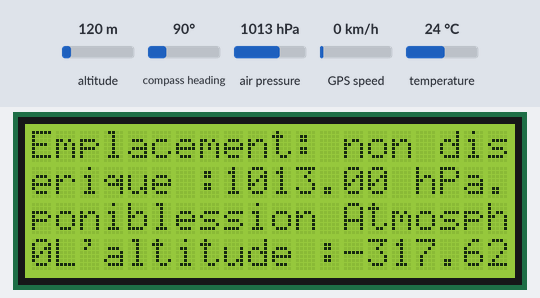
This sketch was run on a simulated Arduino Uno, built with avr-gcc and run on an emulated ATmega328P. Shown: 20×4 character LCD. The test bench sets the inputs (shaded band); at power-on: altitude 120 m, compass heading 90°, air pressure 1013 hPa, GPS speed 0 km/h, temperature 24 °C. The GPS gets a fix after 3 s at 37.7749, -122.4194 with 8 satellites; what the sketch prints to the serial monitor is not drawn.

Above: at 1.2 s.
1.3 s: altitude set to 20 m
At 6.0 s:
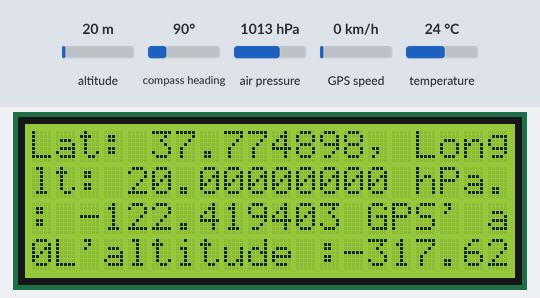
6.8 s: altitude set to 250 m
At 10.9 s:
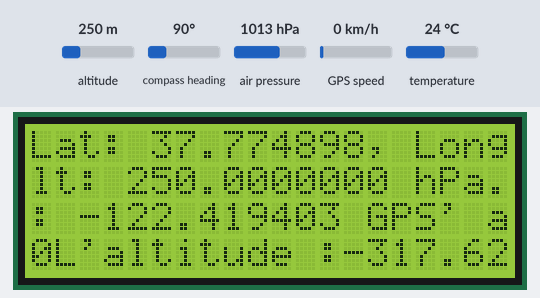
11.9 s: altitude set to 500 m
At 15.8 s:
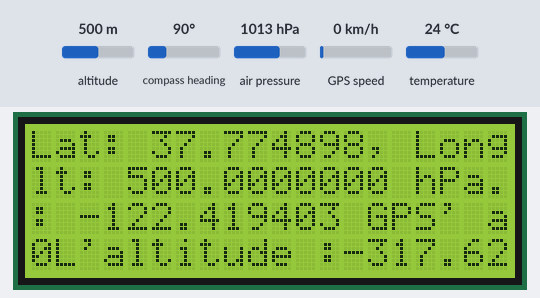
Timing chart, 0 to 17.3 s (numbered marks = the images above; inputs shaded):
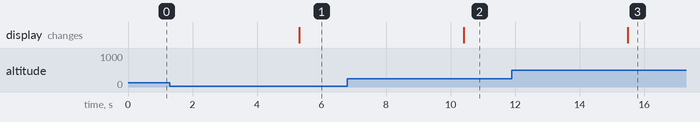

Measured:
- after the input at 1.3 s, the display: changes after 4.0 s (image 1)
- after the input at 6.8 s, the display: changes after 3.6 s (image 2)
- after the input at 11.9 s, the display: changes after 3.6 s (image 3)

The sketch:

LCD_BMP280_Neo6MGPS.ino
```cpp
#include <TinyGPS++.h>
#include <SoftwareSerial.h>
#include <SPI.h>
#include <Wire.h>
#include <LiquidCrystal_I2C.h>

#include <Adafruit_BMP280.h>

Adafruit_BMP280 bmp;
LiquidCrystal_I2C lcd(0x27,20,4);

// ST7789 TFT module connections
#define TFT_CS    10
#define TFT_DC     9
#define TFT_RST    8


// Choose two Arduino pins to use for software serial
int RXPin = 4;
int TXPin = 3;

int GPSBaud = 9600;

// Create a TinyGPS++ object
TinyGPSPlus gps;

// Create a software serial port called "gpsSerial"
SoftwareSerial gpsSerial(RXPin, TXPin);

void setup()
{
  Serial.begin(9600);
  Serial.println("BMP280, GPS Neo-6M and LCD Test");
  Serial.println("with Arduino UNO R3 by Glanz and Freya");

  lcd.init();
  lcd.clear();
  lcd.backlight();

  if (!bmp.begin()) {
    Serial.println(F("Could not find a valid BMP280 sensor, check wiring!"));
    while (1);
  }

  /* Default settings from datasheet. */
  bmp.setSampling(Adafruit_BMP280::MODE_NORMAL,     /* Operating Mode. */
                  Adafruit_BMP280::SAMPLING_X2,     /* Temp. oversampling */
                  Adafruit_BMP280::SAMPLING_X16,    /* Pressure oversampling */
                  Adafruit_BMP280::FILTER_X16,      /* Filtering. */
                  Adafruit_BMP280::STANDBY_MS_500); /* Standby time. */

}

void loop()
{
  Serial.print(F("Temperature = "));
  Serial.print(bmp.readTemperature());
  Serial.println(" °C");

  Serial.print(F("Pressure = "));
  Serial.println(bmp.readPressure()/100);

  Serial.print(F("Approx altitude = "));
  Serial.print(bmp.readAltitude(975.7));
  //The "975.7" is the pressure(hPa) at sea level in day
  //in your region
  Serial.println(" m");
  Serial.println(" ");

  lcd.setCursor(1,1);
  lcd.print("La Temperature :");
  lcd.print(bmp.readTemperature());
  lcd.print(" C");

  lcd.setCursor(1,2);
  lcd.print("La Pression Atmospherique :");
  lcd.print(bmp.readPressure()/100);
  lcd.print(" hPa");

  lcd.setCursor(1,3);
  lcd.print("L'altitude :");
  lcd.print(bmp.readAltitude(975.7));
  lcd.print(" m");

  // This sketch displays information every time a new sentence is correctly encoded.
  while (gpsSerial.available() > 0)
    if (gps.encode(gpsSerial.read()))
      {
        displayInfo();

      lcd.setCursor(1,0);
      lcd.print("GPS detecte");
      }
  // If 5000 milliseconds pass and there are no characters coming in
  // over the software serial port, show a "No GPS detected" error
  if (millis() > 5000 && gps.charsProcessed() < 10)
  {
    Serial.println("Aucun GPS détecté");
    lcd.setCursor(1,0);
    lcd.print("Aucun GPS detecte");
    while(true);
  }
}

void displayInfo()
{
  if (gps.location.isValid())
  {
    Serial.print("La latitude: ");
    Serial.println(gps.location.lat(), 6);
    Serial.print("La Longitude: ");
    Serial.println(gps.location.lng(), 6);
    Serial.print("L'altitude: ");
    Serial.println(gps.altitude.meters());


    lcd.setCursor(0, 0);
    lcd.print("Lat: ");
    lcd.print(gps.location.lat(), 6);
    lcd.print(", Long: ");
    lcd.print(gps.location.lng(), 6);
    lcd.print(" GPS' alt: ");
    lcd.print(gps.altitude.meters(), 6);
  }
  else
  {
    Serial.println("Location: Not Available");

    lcd.setCursor(0, 0);
    lcd.print("Emplacement: non disponible");
  }

    Serial.print("Date: ");

  if (gps.date.isValid())
  {
    Serial.print(gps.date.month());
    Serial.print("/");
    Serial.print(gps.date.day());
    Serial.print("/");
    Serial.println(gps.date.year());

  }
  else
  {
    Serial.println("Not Available");
  }

  Serial.println();
  delay(5000);
}
```
